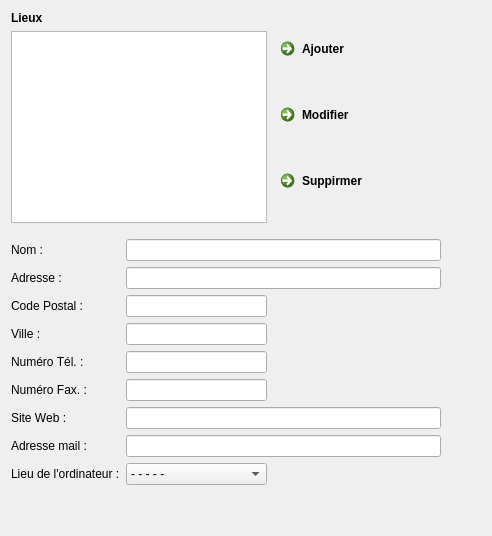
     <widget class="QWidget" name="Informations">
      <attribute name="title">
       <string>Informations Ludo</string>
      </attribute>
      <layout class="QGridLayout" name="gridLayout_7">
       <item row="1" column="0">
        <spacer name="verticalSpacer_3">
         <property name="orientation">
          <enum>Qt::Vertical</enum>
         </property>
         <property name="sizeHint" stdset="0">
          <size>
           <width>20</width>
           <height>40</height>
          </size>
         </property>
        </spacer>
       </item>
       <item row="0" column="0">
        <layout class="QGridLayout" name="gridLayout_5">
         <item row="2" column="0" rowspan="3" colspan="2">
          <widget class="QTableView" name="TbV_InfoLieux">
           <property name="alternatingRowColors">
            <bool>true</bool>
           </property>
           <property name="selectionMode">
            <enum>QAbstractItemView::SingleSelection</enum>
           </property>
           <property name="selectionBehavior">
            <enum>QAbstractItemView::SelectRows</enum>
           </property>
          </widget>
         </item>
         <item row="6" column="0">
          <widget class="QLabel" name="Lb_Nom">
           <property name="text">
            <string>Nom :</string>
           </property>
          </widget>
         </item>
         <item row="6" column="1" colspan="2">
          <widget class="QLineEdit" name="LE_Nom"/>
         </item>
         <item row="7" column="0">
          <widget class="QLabel" name="Lb_Adresse">
           <property name="text">
            <string>Adresse :</string>
           </property>
          </widget>
         </item>
         <item row="7" column="1" colspan="2">
          <widget class="QLineEdit" name="LE_Adresse"/>
         </item>
         <item row="8" column="0">
          <widget class="QLabel" name="Lb_CodePostal">
           <property name="text">
            <string>Code Postal :</string>
           </property>
          </widget>
         </item>
         <item row="9" column="0">
          <widget class="QLabel" name="Lb_Ville">
           <property name="text">
            <string>Ville :</string>
           </property>
          </widget>
         </item>
         <item row="10" column="0">
          <widget class="QLabel" name="Lb_NumeroTel">
           <property name="text">
            <string>Numéro Tél. :</string>
           </property>
          </widget>
         </item>
         <item row="11" column="0">
          <widget class="QLabel" name="Lb_NumeroFax">
           <property name="text">
            <string>Numéro Fax. :</string>
           </property>
          </widget>
         </item>
         <item row="12" column="0">
          <widget class="QLabel" name="Lb_Web">
           <property name="text">
            <string>Site Web :</string>
           </property>
          </widget>
         </item>
         <item row="13" column="0">
          <widget class="QLabel" name="Lb_Mail">
           <property name="text">
            <string>Adresse mail :</string>
           </property>
          </widget>
         </item>
         <item row="14" column="0">
          <widget class="QLabel" name="Lb_LieuOrdi">
           <property name="text">
            <string>Lieu de l'ordinateur :</string>
           </property>
          </widget>
         </item>
         <item row="8" column="1">
          <widget class="QLineEdit" name="LE_CodePostal"/>
         </item>
         <item row="9" column="1">
          <widget class="QLineEdit" name="LE_Ville"/>
         </item>
         <item row="10" column="1">
          <widget class="QLineEdit" name="LE_NumeroTel"/>
         </item>
         <item row="11" column="1">
          <widget class="QLineEdit" name="LE_NumeroFax"/>
         </item>
         <item row="12" column="1" colspan="2">
          <widget class="QLineEdit" name="LE_Web"/>
         </item>
         <item row="13" column="1" colspan="2">
          <widget class="QLineEdit" name="LE_Mail"/>
         </item>
         <item row="14" column="1">
          <widget class="QComboBox" name="CBx_LieuOrdi">
           <item>
            <property name="text">
             <string>- - - - -</string>
            </property>
           </item>
          </widget>
         </item>
         <item row="5" column="0" colspan="3">
          <spacer name="VS">
           <property name="orientation">
            <enum>Qt::Vertical</enum>
           </property>
           <property name="sizeType">
            <enum>QSizePolicy::Fixed</enum>
           </property>
           <property name="sizeHint" stdset="0">
            <size>
             <width>10</width>
             <height>10</height>
            </size>
           </property>
          </spacer>
         </item>
         <item row="1" column="3" rowspan="14">
          <spacer name="HS_2">
           <property name="orientation">
            <enum>Qt::Horizontal</enum>
           </property>
           <property name="sizeHint" stdset="0">
            <size>
             <width>40</width>
             <height>20</height>
            </size>
           </property>
          </spacer>
         </item>
         <item row="4" column="2">
          <widget class="QCommandLinkButton" name="Bt_SupprimerLieux">
           <property name="text">
            <string>Suppirmer</string>
           </property>
           <property name="icon">
            <iconset resource="ImagesIcones.qrc">
             <normaloff>:/BDD_Supprimer.png</normaloff>:/BDD_Supprimer.png</iconset>
           </property>
           <property name="iconSize">
            <size>
             <width>30</width>
             <height>30</height>
            </size>
           </property>
          </widget>
         </item>
         <item row="3" column="2">
          <widget class="QCommandLinkButton" name="Bt_ModifierLieux">
           <property name="text">
            <string>Modifier</string>
           </property>
           <property name="icon">
            <iconset resource="ImagesIcones.qrc">
             <normaloff>:/BDD_Modifier.png</normaloff>:/BDD_Modifier.png</iconset>
           </property>
           <property name="iconSize">
            <size>
             <width>30</width>
             <height>30</height>
            </size>
           </property>
          </widget>
         </item>
         <item row="2" column="2">
          <widget class="QCommandLinkButton" name="Bt_AjouterLieux">
           <property name="text">
            <string>Ajouter</string>
           </property>
           <property name="icon">
            <iconset resource="ImagesIcones.qrc">
             <normaloff>:/BBD_Ajouter.png</normaloff>:/BBD_Ajouter.png</iconset>
           </property>
           <property name="iconSize">
            <size>
             <width>30</width>
             <height>30</height>
            </size>
           </property>
          </widget>
         </item>
         <item row="1" column="0">
          <widget class="QLabel" name="Lb_Lieux">
           <property name="font">
            <font>
             <weight>75</weight>
             <bold>true</bold>
            </font>
           </property>
           <property name="text">
            <string>Lieux</string>
           </property>
          </widget>
         </item>
        </layout>
       </item>
      </layout>
     </widget>
